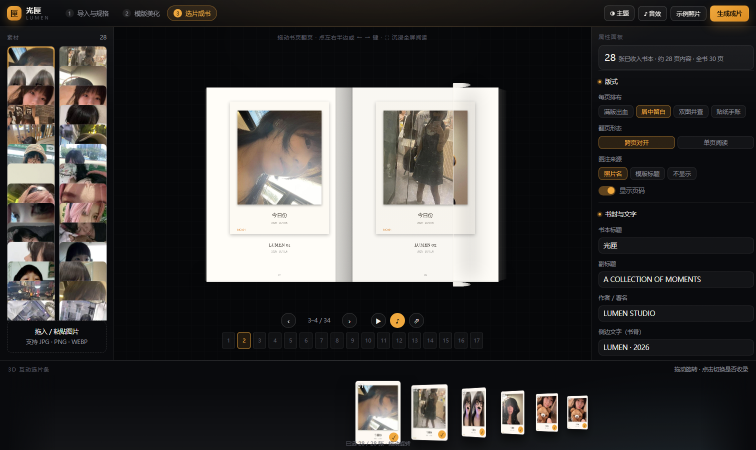
#> input picture .workbuddy/tmp/shots/A_all-25.png, 1512 x 900 px, given in place of f06.png, which was not available (shown at 1/2 size)
$ python _crop2.py
#> lines starting #> are read from the running program, lines starting #| are printed output that depends on the picture
# -*- coding: utf-8 -*-
from PIL import Image
S=r"C:/Users/zz/WorkBuddy/2026-09-11-11-24-14/.workbuddy/tmp/shots"
import os
for n in ["f06","f96","f20"]:
    im=Image.open(os.path.join(S,n+".png")).convert("RGB")
#> im is the input picture: PIL image 1512x900 RGB; mean R, G, B 60.5, 58.9, 57.8
    im.resize((im.width//2,im.height//2),Image.LANCZOS).save(os.path.join(S,"half_"+n+".png"))
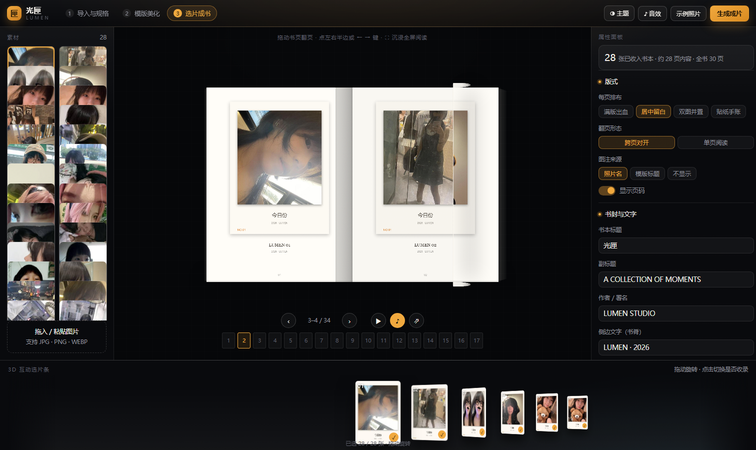
#> saved as half_f06.png: PIL image 756x450 RGB; mean R, G, B 60.5, 58.8, 57.8
    print(n, im.size)
#| f06 (1512, 900)
#> pass 2 of the loop `for n in ["f06","f96","f20"]:`:
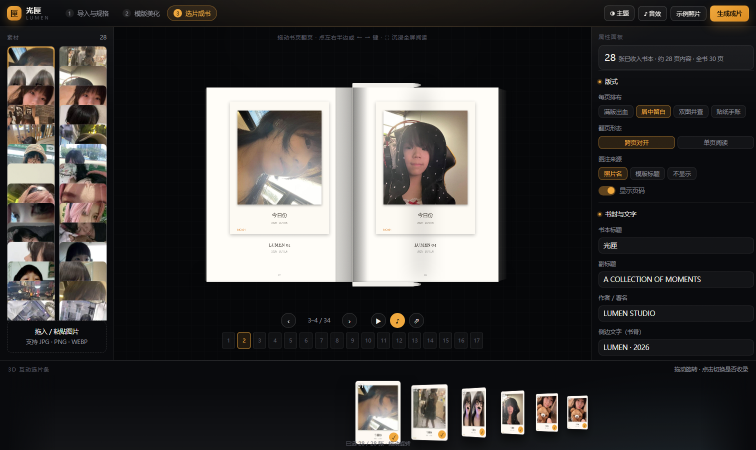
#> input picture .workbuddy/tmp/shots/A_all-50.png, 1512 x 900 px, given in place of f96.png, which was not available (shown at 1/2 size)
#> im is the input picture: PIL image 1512x900 RGB; mean R, G, B 60.5, 58.8, 57.9
#> `im.resize((im.width//2,im.height//2),Image.LANCZOS).save(os.path.join(..`:
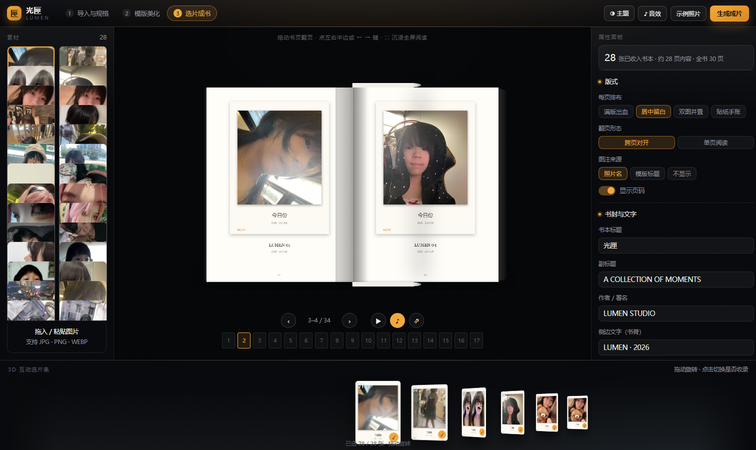
#> saved as half_f96.png: PIL image 756x450 RGB; mean R, G, B 60.5, 58.7, 57.8
#| f96 (1512, 900)
